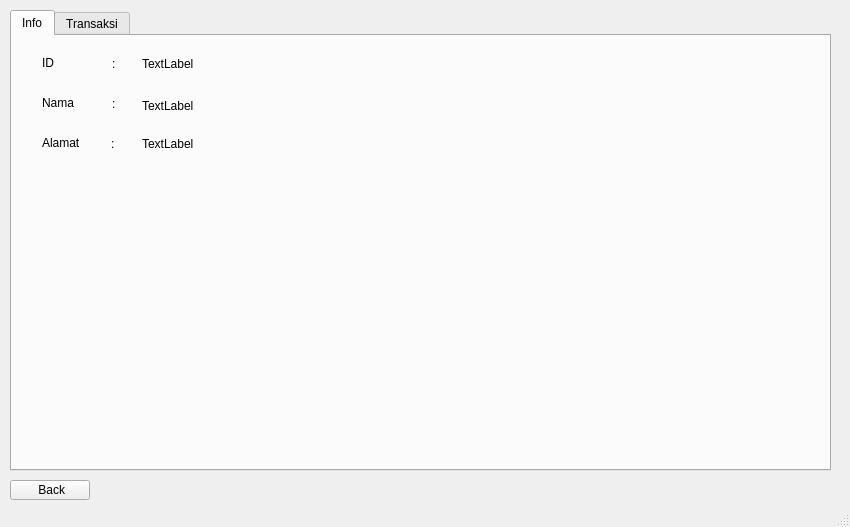
<?xml version="1.0" encoding="UTF-8"?>
<ui version="4.0">
 <class>MainWindow</class>
 <widget class="QMainWindow" name="MainWindow">
  <property name="geometry">
   <rect>
    <x>0</x>
    <y>0</y>
    <width>850</width>
    <height>527</height>
   </rect>
  </property>
  <property name="sizePolicy">
   <sizepolicy hsizetype="Fixed" vsizetype="Fixed">
    <horstretch>0</horstretch>
    <verstretch>0</verstretch>
   </sizepolicy>
  </property>
  <property name="windowTitle">
   <string>MainWindow</string>
  </property>
  <property name="unifiedTitleAndToolBarOnMac">
   <bool>true</bool>
  </property>
  <widget class="QWidget" name="centralwidget">
   <widget class="QTabWidget" name="Tab">
    <property name="geometry">
     <rect>
      <x>10</x>
      <y>10</y>
      <width>821</width>
      <height>461</height>
     </rect>
    </property>
    <property name="currentIndex">
     <number>0</number>
    </property>
    <widget class="QWidget" name="info">
     <attribute name="title">
      <string>Info</string>
     </attribute>
     <widget class="QLabel" name="I_ID">
      <property name="geometry">
       <rect>
        <x>30</x>
        <y>20</y>
        <width>49</width>
        <height>14</height>
       </rect>
      </property>
      <property name="text">
       <string>ID</string>
      </property>
     </widget>
     <widget class="QLabel" name="I_Nama">
      <property name="geometry">
       <rect>
        <x>30</x>
        <y>60</y>
        <width>49</width>
        <height>14</height>
       </rect>
      </property>
      <property name="text">
       <string>Nama</string>
      </property>
     </widget>
     <widget class="QLabel" name="I_Alamat">
      <property name="geometry">
       <rect>
        <x>30</x>
        <y>100</y>
        <width>49</width>
        <height>14</height>
       </rect>
      </property>
      <property name="text">
       <string>Alamat</string>
      </property>
     </widget>
     <widget class="QLabel" name="ID">
      <property name="geometry">
       <rect>
        <x>130</x>
        <y>20</y>
        <width>651</width>
        <height>16</height>
       </rect>
      </property>
      <property name="text">
       <string>TextLabel</string>
      </property>
     </widget>
     <widget class="QLabel" name="Nama">
      <property name="geometry">
       <rect>
        <x>130</x>
        <y>60</y>
        <width>651</width>
        <height>20</height>
       </rect>
      </property>
      <property name="text">
       <string>TextLabel</string>
      </property>
     </widget>
     <widget class="QLabel" name="Alamat">
      <property name="geometry">
       <rect>
        <x>130</x>
        <y>100</y>
        <width>651</width>
        <height>16</height>
       </rect>
      </property>
      <property name="text">
       <string>TextLabel</string>
      </property>
     </widget>
     <widget class="QLabel" name="x2">
      <property name="geometry">
       <rect>
        <x>100</x>
        <y>20</y>
        <width>16</width>
        <height>16</height>
       </rect>
      </property>
      <property name="text">
       <string>:</string>
      </property>
     </widget>
     <widget class="QLabel" name="x3">
      <property name="geometry">
       <rect>
        <x>100</x>
        <y>60</y>
        <width>20</width>
        <height>16</height>
       </rect>
      </property>
      <property name="text">
       <string>:</string>
      </property>
     </widget>
     <widget class="QLabel" name="x1">
      <property name="geometry">
       <rect>
        <x>99</x>
        <y>100</y>
        <width>20</width>
        <height>16</height>
       </rect>
      </property>
      <property name="text">
       <string>:</string>
      </property>
     </widget>
    </widget>
    <widget class="QWidget" name="Transaksi">
     <attribute name="title">
      <string>Transaksi</string>
     </attribute>
     <widget class="QTableWidget" name="tabel">
      <property name="geometry">
       <rect>
        <x>20</x>
        <y>40</y>
        <width>781</width>
        <height>381</height>
       </rect>
      </property>
     </widget>
     <widget class="QLabel" name="label">
      <property name="geometry">
       <rect>
        <x>20</x>
        <y>10</y>
        <width>111</width>
        <height>16</height>
       </rect>
      </property>
      <property name="text">
       <string>Riwayat Peminjaman</string>
      </property>
     </widget>
    </widget>
   </widget>
   <widget class="QPushButton" name="b_Back">
    <property name="geometry">
     <rect>
      <x>10</x>
      <y>480</y>
      <width>80</width>
      <height>20</height>
     </rect>
    </property>
    <property name="text">
     <string> Back</string>
    </property>
   </widget>
  </widget>
  <widget class="QStatusBar" name="statusbar"/>
 </widget>
 <resources/>
 <connections/>
</ui>
